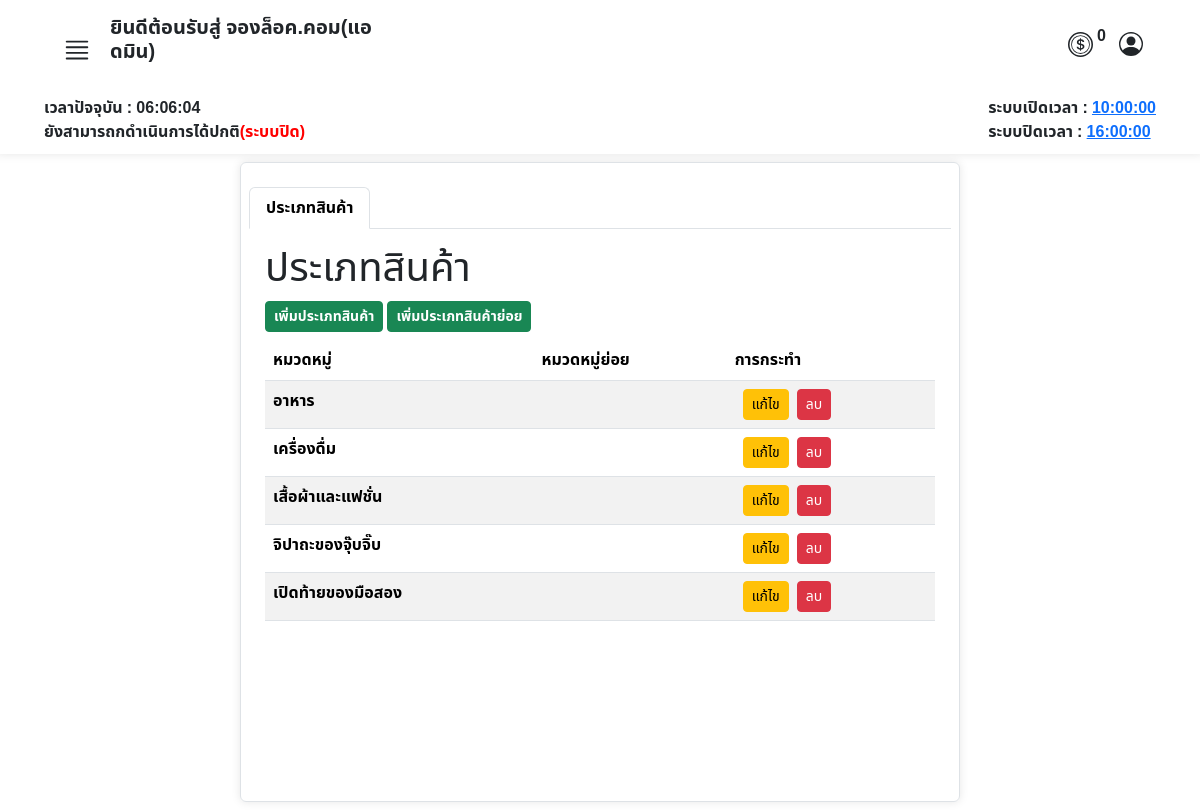
/admin/manage_cat.php (signed in), run on an earlier commit of the app's database.
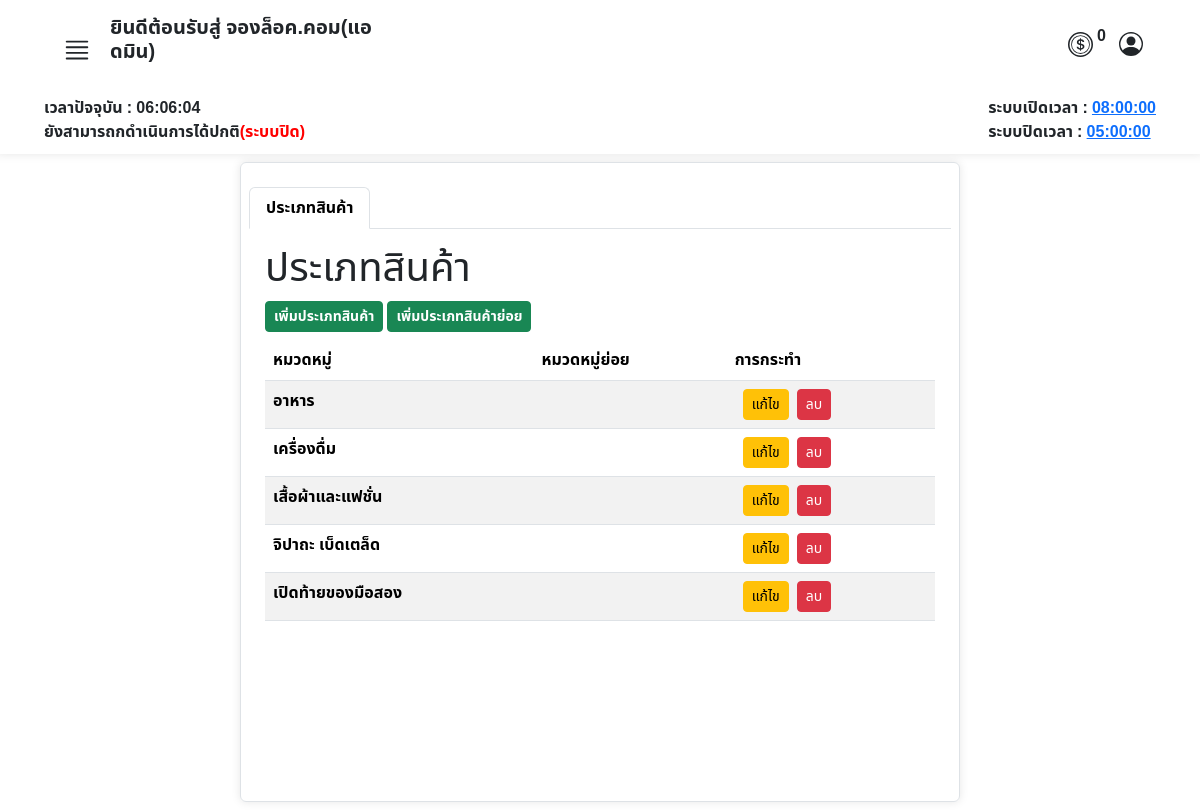
And on a later commit of the database.
### tables this page shows
CREATE TABLE `operating_hours` (
  `id` int(11) NOT NULL,
  `opening_time` time NOT NULL,
  `closing_time` time NOT NULL
);

CREATE TABLE `category` (
  `id_category` int(11) NOT NULL,
  `cat_name` varchar(45) NOT NULL
);

### admin/manage_cat.php (the view, shortened to what the changed rows need)
<?php
require("../condb.php");
?>
<!DOCTYPE html>
<html lang="en">
<head>
    <link href="https://cdn.jsdelivr.net/npm/bootstrap@5.3.3/dist/css/bootstrap.min.css" rel="stylesheet">
    <link rel="stylesheet" href="../asset/css/font.css">
</head>
<body>
    <?php
    include('./admin_nav.php');
    ?>
    <div class="container mt-2 px-2 border bgcolor py-4 rounded overflow-auto" style="width: 60%; height: 40rem;">
        <div class="tab-content " id="myTabContent">
            <div class="tab-pane fade show active mt-2 mx-2 p-2" id="categort">
                <div>
                    <h1>ประเภทสินค้า</h1>
                </div>
                <div class="mt-2">
                    <?php
                    $sql = "SELECT * FROM category";
                    $result = $conn->query($sql);
                    if ($result->num_rows > 0) {
                        echo "<table class='table table-striped'>";
                        echo "<thead><tr><th>หมวดหมู่</th><th>หมวดหมู่ย่อย</th><th>การกระทำ</th></tr></thead>";
                        echo "<tbody>";
                        while ($row = $result->fetch_assoc()) {
                            echo "<tr class='category-item' data-category-id='" . $row["id_category"] . "'>";
                            echo "<td><strong>" . $row["cat_name"] . "</strong></td>";
                            echo "<td>";
                            $id_category = $row["id_category"];
                            $cat_name = $row["cat_name"];
                            $sub_sql = "SELECT * FROM sub_category WHERE id_category = $id_category";
                            $sub_result = $conn->query($sub_sql);
                            $subcategories = [];
                            if ($sub_result->num_rows > 0) {
                                while ($sub_row = $sub_result->fetch_assoc()) {
                                    $subcategories[] = $sub_row["sub_cat_name"];
                                }
                            } else {
                                echo "No subcategories found for this category.";
                            }
                            $subcategories_str = implode(' ', $subcategories);
                            echo "</td>";
                            echo "<td>";
                            echo "<button class='btn btn-sm mx-2 btn-warning edit-btn'
                        type='button'
                        data-bs-toggle='modal'
                        data-bs-target='#EditModal'
                        data-bs-id='" . $id_category . "'
                        data-bs-cat_name='" . $cat_name . "'
                        data-bs-sub_cat_name='" . $subcategories_str . "'>แก้ไข</button>";
                            echo "<a href='#' class='btn btn-sm btn-danger' onclick='confirmDeleteCat(" . $id_category . ", \"" . $cat_name . "\"); return false;'>ลบ</a>";
                            echo "</td>";
                            echo "</tr>";
                        }
                        echo "</tbody></table>";
                    } else {
                        echo "0 results";
                    }
                    ?>
                </div>
            </div>
        </div>
    </div>
</body>
</html>

### admin/admin_nav.php (shortened to what the changed rows need)
<nav class="row g-2 bgcolor">
    <?php
    require("../condb.php");
    $sql_time = "SELECT opening_time, closing_time FROM operating_hours LIMIT 1";
    $result = $conn->query($sql_time);
    $row_time = $result->fetch_assoc();
    $openingTime = $row_time['opening_time'];
    $closingTime = $row_time['closing_time'];
    ?>
    <div class="col-12 d-flex justify-content-between px-5">
        <strong>
            <div id="opening_time">ระบบเปิดเวลา : <a href="#" data-bs-toggle="modal" data-bs-target="#editTimeModal"><?php echo $openingTime; ?></a></div>
            <div id="closing_time">ระบบปิดเวลา : <a href="#" data-bs-toggle="modal" data-bs-target="#editTimeModal"><?php echo $closingTime; ?></a></div>
        </strong>
    </div>
</nav>

What changed in the data, as far as the page shows it:
changed operating_hours: opening_time "10:00:00" → "08:00:00"; closing_time "16:00:00" → "05:00:00"
changed category: cat_name "จิปาถะของจุ๊บจิ๊บ" → "จิปาถะ เบ็ดเตล็ด"
